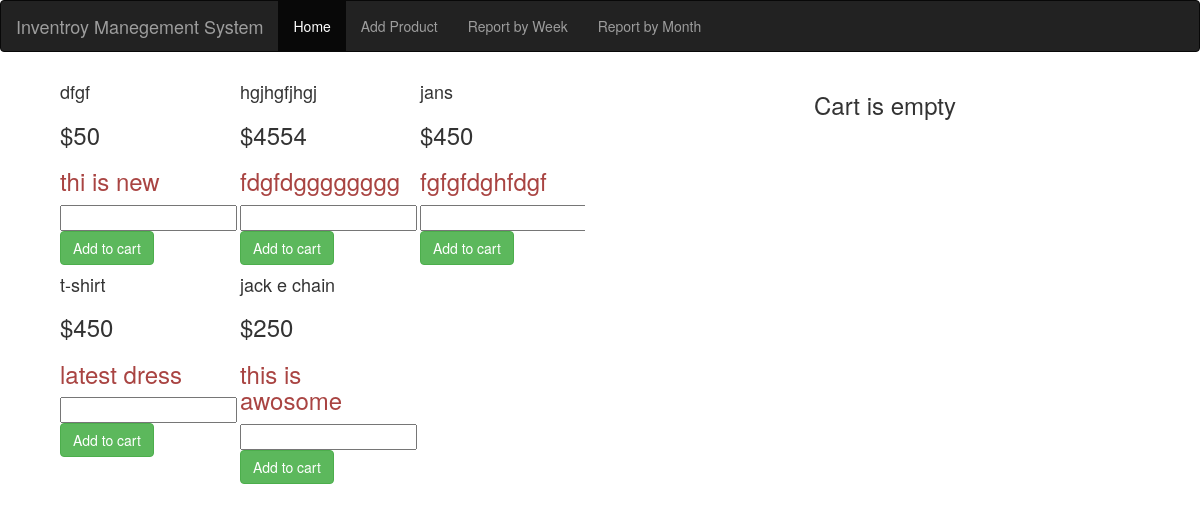
The page / on the database its author committed.
### tables this page shows
CREATE TABLE `products` (
  `product_id` int(10) NOT NULL,
  `product_name` varchar(255) NOT NULL,
  `product_price` int(10) NOT NULL,
  `product_description` text NOT NULL
);

### application/controllers/Home.php (called while the page is built, shortened)
<?php
class Home extends CI_Controller
{
    public function __construct()
    {
        $this->load->model("cartm");
        $this->load->model('Items');
       $this->load->model('billing_model');
    }
    public function index()
    {
        $data['product'] = $this->cartm->allproducts();
        $this->load->view('home', $data);
    }
}

### index.php (called while the page is built, shortened)
<?php
require_once BASEPATH.'core/CodeIgniter.php';

### application/models/cartm.php (called while the page is built)
<?php if ( ! defined('BASEPATH')) exit('No direct script access allowed');
class cartm extends CI_Model
{
    public  function allproducts()
    {
        $this->db->from('products');
        $query=$this->db->get();
        return $query->result();
    }
}

### application/views/home.php (the view, shortened to what this page needs)
<!DOCTYPE html>
<html lang="en">
<head>
    <link rel="stylesheet" href="https://maxcdn.bootstrapcdn.com/bootstrap/3.3.7/css/bootstrap.min.css">
</head>
<body>
<nav class="navbar navbar-inverse">
    <div class="container-fluid">
        <div class="navbar-header">
            <a class="navbar-brand" href="#">Inventroy Manegement System</a>
        </div>
        <ul class="nav navbar-nav">
            <li class="active"><a href="<?php base_url() ?>">Home</a></li>
            <li><a href="<?php echo base_url() ?>home/viewproduct" >Add Product</a></li>
            <li><a href="<?php echo base_url() ?>Report">Report by Week</a></li>
            <li><a href="<?php echo base_url()?>Report/monthly">Report by Month</a></li>
        </ul>
    </div>
</nav>
<div class="container">
    <div  class="col-lg-6 col-md-6" >
        <div class="table-responsive">
<?php foreach ($product as $p) { ?>
    <div class="col-md-4">
  <h4><?php echo $p->product_name ?></h4>
        <h3>$<?php echo $p->product_price?></h3>
        <h3 class="text-danger"><?php echo $p->product_description?></h3>
        <input type="number" name="quntityt"  class="quantity" id="<?php echo $p->product_id ?>" >
<button  type="button" name="add_cart" class="btn btn-success add_cart"  data-productname="<?php echo $p->product_name  ?>"
data-productpriec="<?php echo $p->product_price?>"  data-productid="<?php echo $p->product_id ?>"
>Add to cart </button>
    </div>
            <?php } ?>
        </div>
    </div>
    <div  class="col-lg-6 col-md-6" >
        <div id="cart_detaild">
        <h3 align="center"> Cart is empty</h3>
        </div>
    </div>
</div>
<div  class="col-lg-6 col-md-6" >
</div>
</body>
</html>

### rows shown on the page
products: product_name "dfgf", product_price "50", product_description "thi is new"
products: product_name "hgjhgfjhgj", product_price "4554", product_description "fdgfdgggggggg"
products: product_name "jans", product_price "450", product_description "fgfgfdghfdgf"
products: product_name "t-shirt", product_price "450", product_description "latest dress"
products: product_name "jack e chain", product_price "250", product_description "this is awosome"
